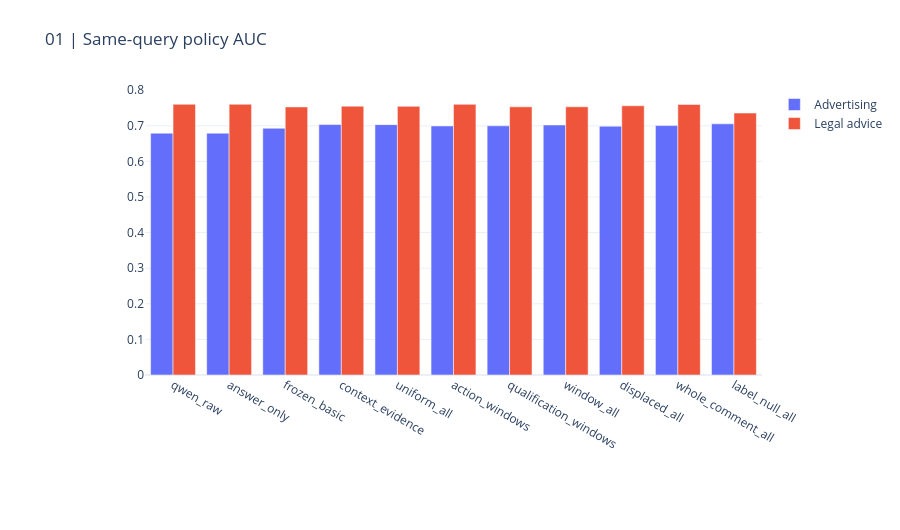
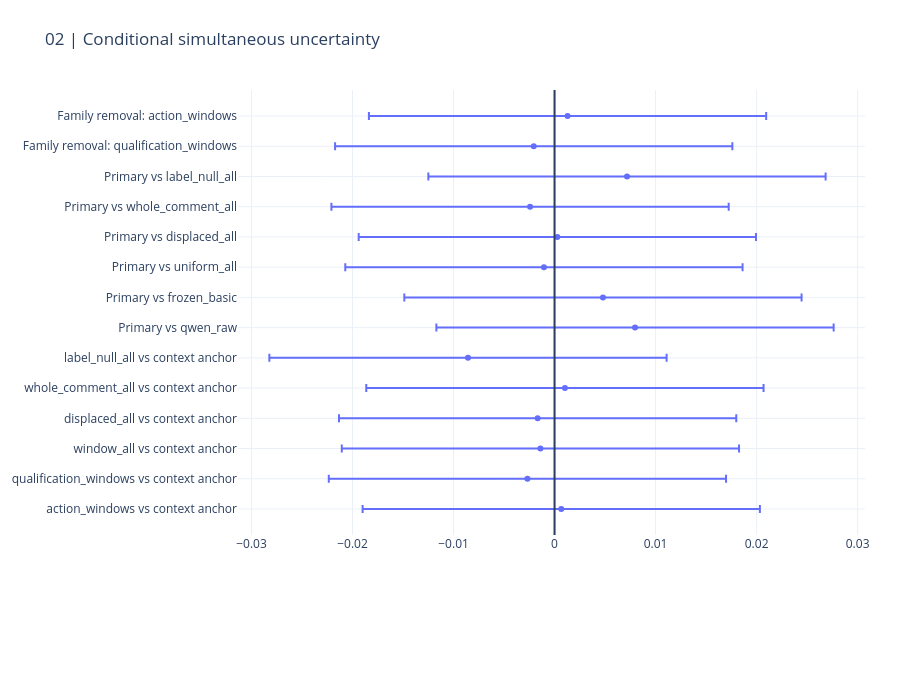

The notebook cell saved with these charts, in order:
### Markdown cell above
## Per-policy performance and uncertainty

A higher mean cannot conceal a policy regression. Intervals condition on fixed predictions and do not cover all earlier adaptive choices.

### Code cell
display(pd.DataFrame(result["metrics"]))
CHARTS[0].show(renderer="plotly_mimetype")
CHARTS[1].show(renderer="plotly_mimetype")

### Figure 1 — Plotly figure (JSON) as saved in the notebook; plotly's stock layout.template omitted (floating-point values rounded to 4 significant figures)
{"data": [{"name": "Advertising", "type": "bar", "x": ["qwen_raw", "answer_only", "frozen_basic", "context_evidence", "uniform_all", "action_windows", "qualification_windows", "window_all", "displaced_all", "whole_comment_all", "label_null_all"], "y": [0.6793, 0.6793, 0.6931, 0.7035, 0.7032, 0.6996, 0.6999, 0.7023, 0.6989, 0.7006, 0.7056]}, {"name": "Legal advice", "type": "bar", "x": ["qwen_raw", "answer_only", "frozen_basic", "context_evidence", "uniform_all", "action_windows", "qualification_windows", "window_all", "displaced_all", "whole_comment_all", "label_null_all"], "y": [0.7605, 0.7605, 0.753, 0.755, 0.7546, 0.7602, 0.7533, 0.7534, 0.7562, 0.76, 0.7358]}], "layout": {"barmode": "group", "height": 530, "margin": {"b": 155, "l": 145, "r": 35, "t": 90}, "title": {"text": "01 | Same-query policy AUC"}, "xaxis": {"automargin": true}, "yaxis": {"automargin": true}}}

### Figure 2 — Plotly figure (JSON) as saved in the notebook; plotly's stock layout.template omitted (floating-point values rounded to 4 significant figures)
{"data": [{"error_x": {"array": [0.01966, 0.01966, 0.01966, 0.01966, 0.01966, 0.01966, 0.01966, 0.01966, 0.01966, 0.01966, 0.01966, 0.01966, 0.01966, 0.01966]}, "mode": "markers", "type": "scatter", "x": [0.0006624, -0.002686, -0.001399, -0.001674, 0.001025, -0.008569, 0.007964, 0.00479, -0.001053, 0.000275, -0.002425, 0.007169, -0.002062, 0.001287], "y": ["action_windows vs context anchor", "qualification_windows vs context anchor", "window_all vs context anchor", "displaced_all vs context anchor", "whole_comment_all vs context anchor", "label_null_all vs context anchor", "Primary vs qwen_raw", "Primary vs frozen_basic", "Primary vs uniform_all", "Primary vs displaced_all", "Primary vs whole_comment_all", "Primary vs label_null_all", "Family removal: qualification_windows", "Family removal: action_windows"]}], "layout": {"height": 690, "margin": {"b": 155, "l": 145, "r": 35, "t": 90}, "shapes": [{"type": "line", "x0": 0, "x1": 0, "xref": "x", "y0": 0, "y1": 1, "yref": "y domain"}], "title": {"text": "02 | Conditional simultaneous uncertainty"}, "xaxis": {"automargin": true}, "yaxis": {"automargin": true}}}
